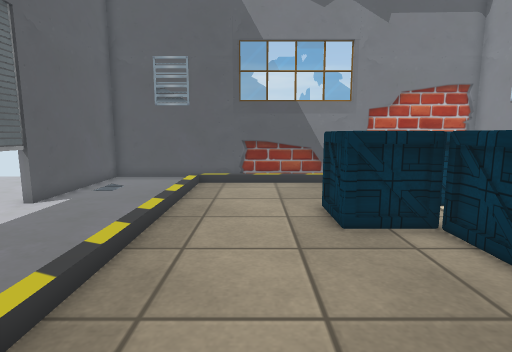
View 1 (above)

16 first-person views from a walk through a 3-D level made in the Unity game engine. The camera is 1.2 m above the floor, tilts 8° down and sees 80° across. The floor is counted in squares, 0.5 m on a side. Each view is taken from the middle of a square. On the plan, view 1 faces up. The plan holds only what a view shows up to about 19 squares ahead; the rest is blank. The place goes on beyond the plan. Some surface patterns are stand-ins.

View 2
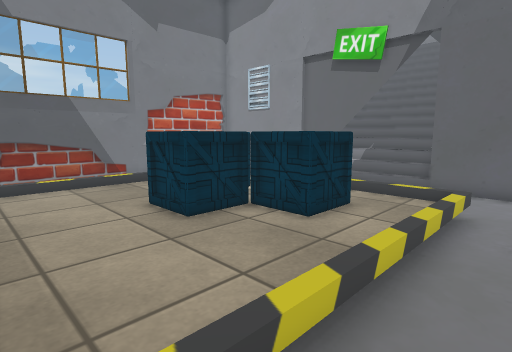

View 3
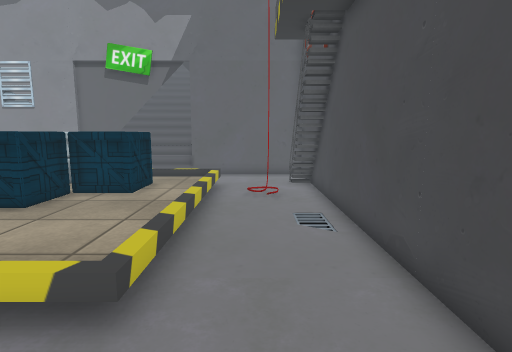

View 4
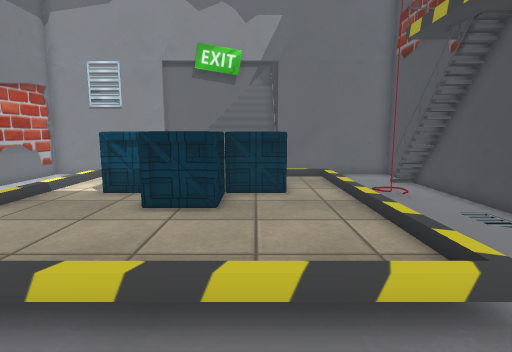

View 5
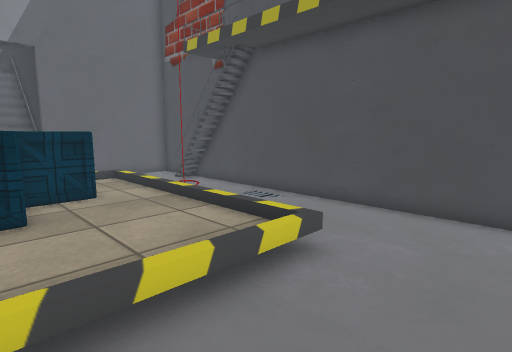

View 6
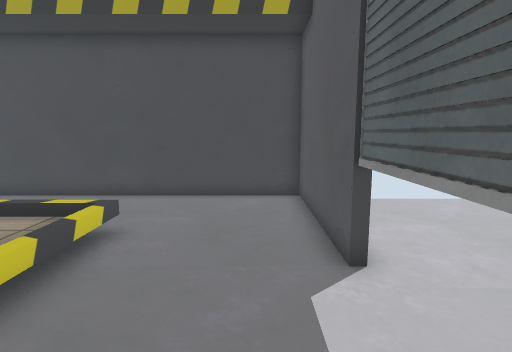

View 7
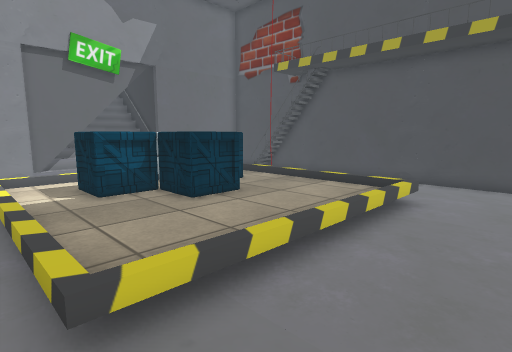

View 8
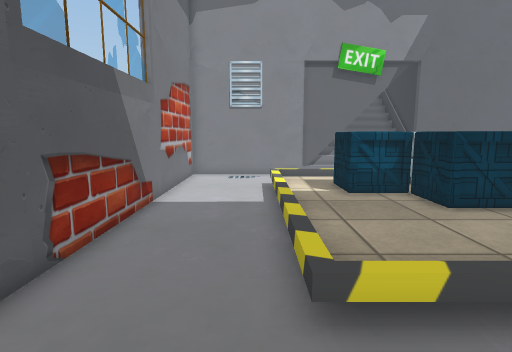

View 9
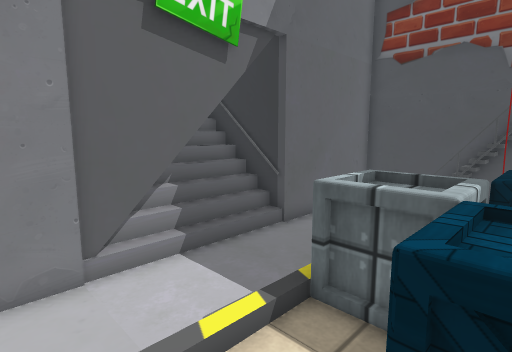

View 10
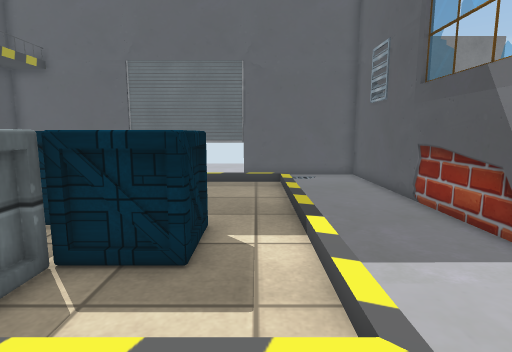

View 11
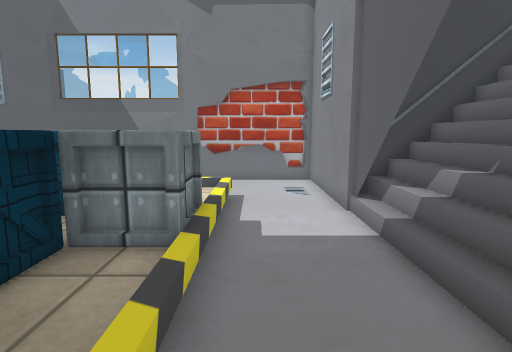

View 12
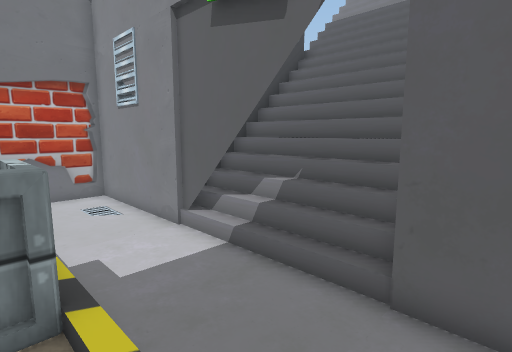

View 13
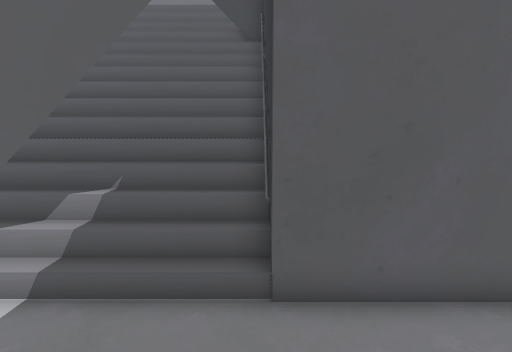

View 14
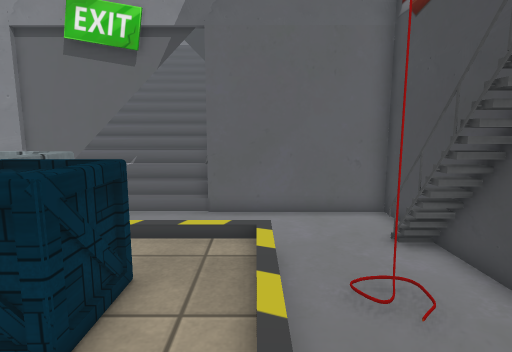

View 15
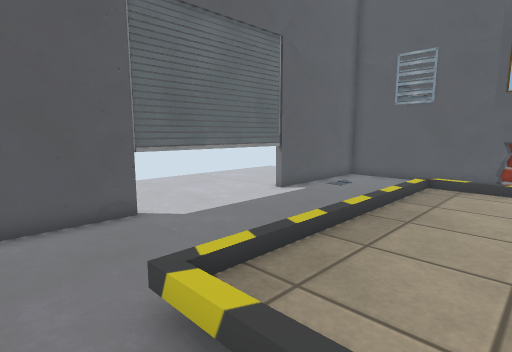

View 16
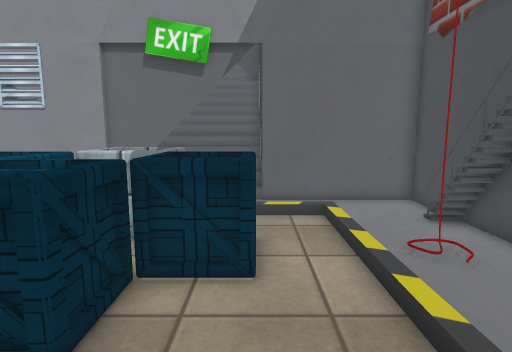

### Floor plan
Key: @ floor where view 1 was taken; # wall or solid block; x gap in a wall; . main floor; : floor 0.25 m higher than the main floor; / step, stairs or slope; = window, fence, low wall or low ledge; v drop or lower ground; O other object.
Columns run from 8 left of view 1 to 22 right of it. Each row starts with its distance up from view 1.
 17 #####################
 16 #...................#
 15 #...................#
 14 #..................v#
 13 #...................#
 12 #.....///////////...#
 11 #.....::::::::::/...#######
 10 #.....::::::OOO:/...#//    ////
  9 #.....::::::OOO:/...#//////////
  8 #.....::::OOOOOOO...#/////////
  7 #.....::::OOO:OOO...x/////  //
  6 #.....::::OOOOOOO...////// #//
  5 #.....::::::OOO:/...////// #/
  4 #.....::::::OOO:/...########
  3 #.....::::::::::/  .#
  2 #.....///////////...#
  1 #...................#
  0 #.......@.....#.....#
 -1 #...................#
 -2 #.............###=..#
 -3 #####################

Where each view was taken, in squares from view 1:
view 1: 0 up, 0 right, facing up
view 2: 0 up, 2 left, facing up-right
view 3: 0 up, 6 left, facing right
view 4: 5 up, 6 left, facing right
view 5: 7 up, 6 left, facing down-right
view 6: 9 up, 6 left, facing down
view 7: 13 up, 6 left, facing down-right
view 8: 13 up, 6 left, facing right
view 9: 12 up, 5 right, facing down-right
view 10: 11 up, 10 right, facing left
view 11: 1 up, 9 right, facing up
view 12: 2 up, 7 right, facing up-right
view 13: 4 up, 7 right, facing right
view 14: 2 up, 1 right, facing right
view 15: 0 up, 1 right, facing up-left
view 16: 4 up, 1 left, facing right
